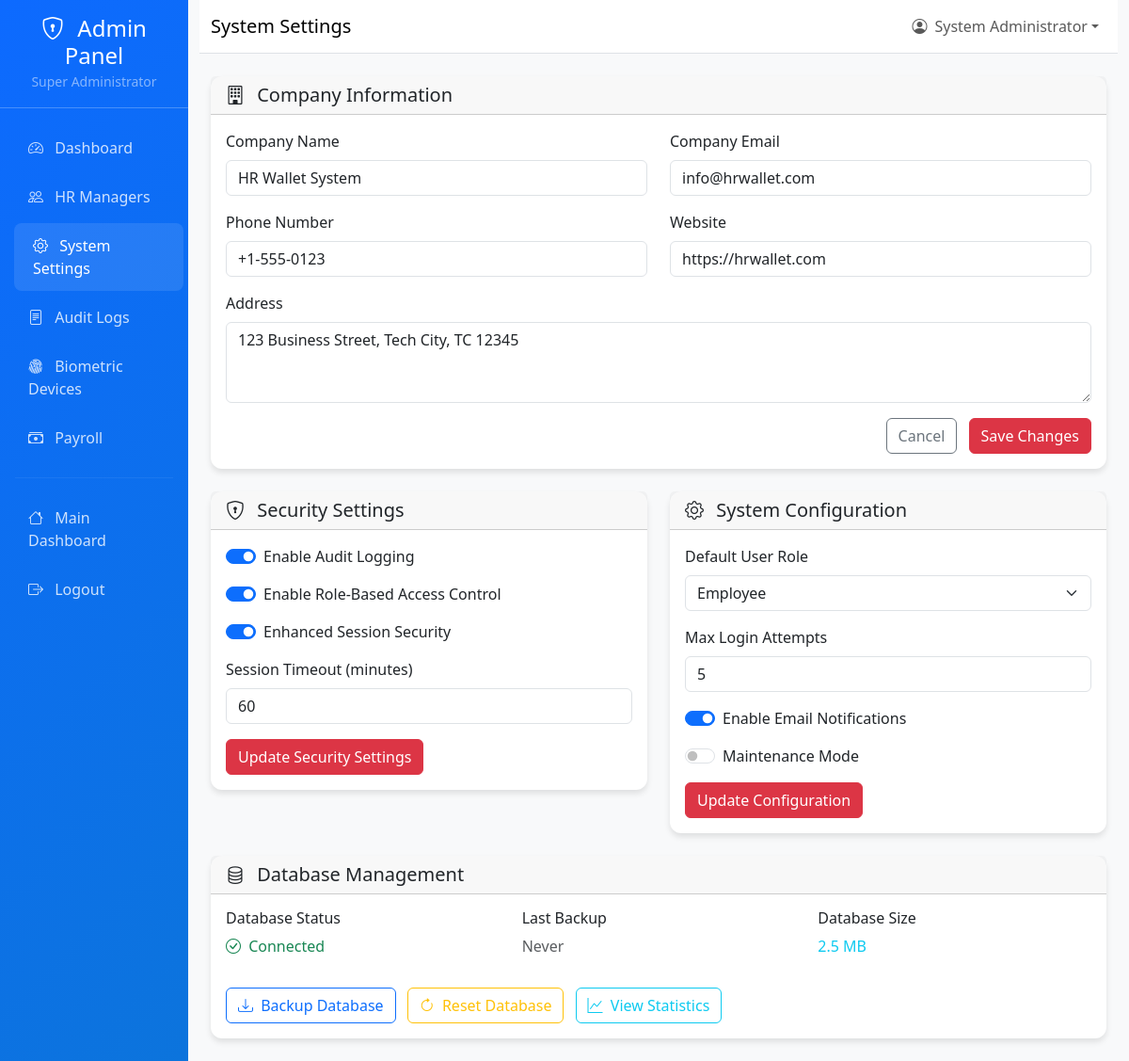
The app's page /admin-panel/settings/ (signed in), older data.
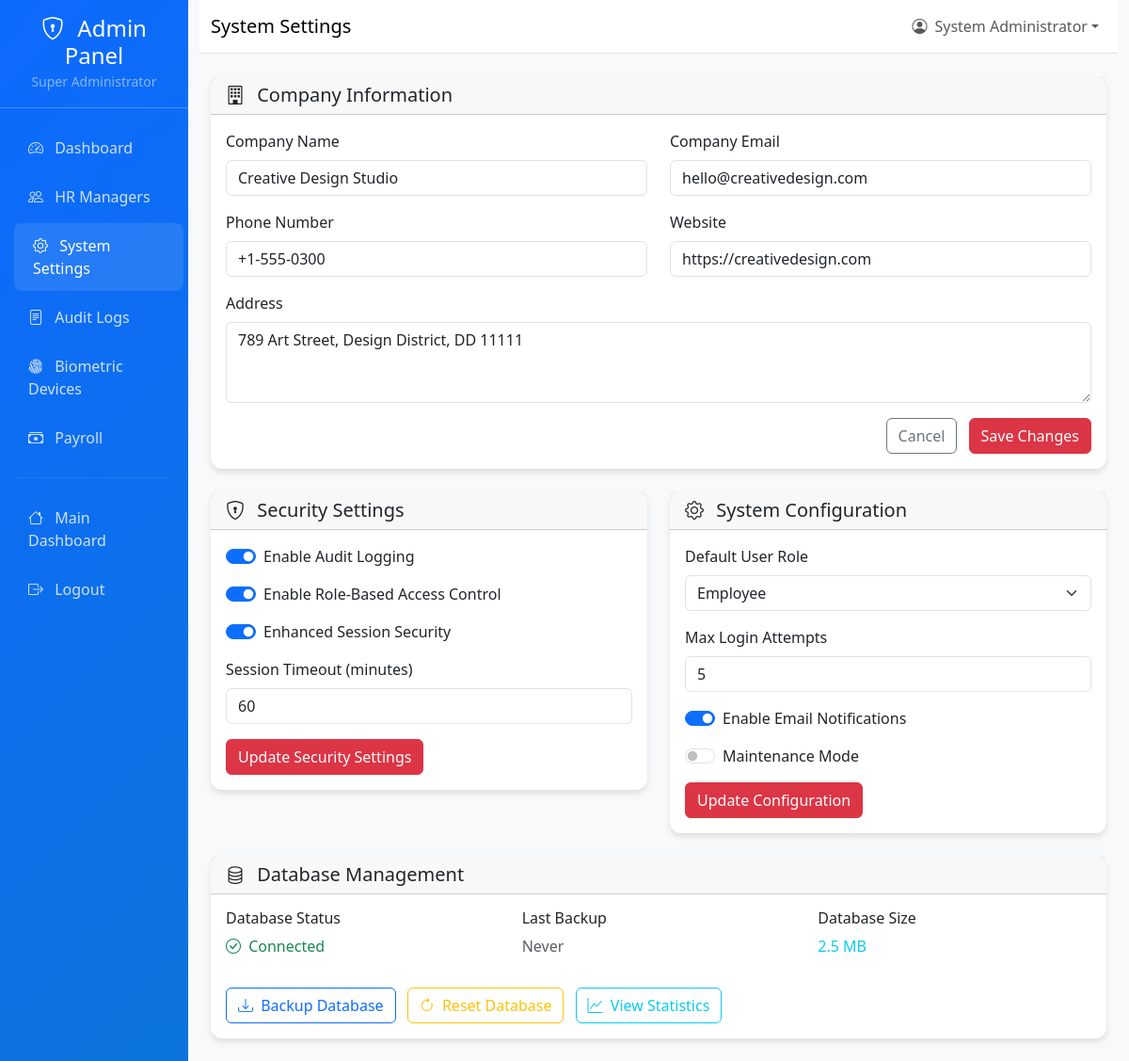
The same page, newer data.
### core_hr/models.py (models this page shows, shortened)
class Company(models.Model):
    name = models.CharField(max_length=200, unique=True)
    address = models.TextField()
    phone = models.CharField(max_length=20)
    email = models.EmailField()
    website = models.CharField(max_length=200, default='')
    logo = models.CharField(max_length=100, default='')
    created_at = models.DateTimeField(auto_now_add=True)
    updated_at = models.DateTimeField(auto_now=True)
    is_active = models.BooleanField(default=True)
    max_employees = models.PositiveIntegerField(default=100)
    slug = models.CharField(max_length=200, default='')
    subscription_plan = models.CharField(max_length=50, default='basic')
    class Meta:
        verbose_name_plural = 'Companies'
        ordering = ['name']

### admin_panel/views.py (the view)
# urls.py: path('settings/', views.system_settings, name='system_settings'),
@login_required
@require_role('super_admin')
def system_settings(request):
    try:
        company = Company.objects.first()
        return render(request, 'admin_panel/settings.html', {
            'company': company
        })
    except Exception as e:
        return render(request, 'admin_panel/settings.html', {
            'company': None,
            'error': 'Unable to load system settings.'
        })

### core_hr/context_processors.py (called while the page is built, shortened)
def company_context(request):
    company = None
    current_date = None
    try:
        company = Company.objects.first()
    except Exception as e:
        company = None
    try:
        if hasattr(request, 'user') and request.user.is_authenticated:
            current_date = getattr(request.user, 'date_joined', None)
    except Exception:
        current_date = None
    return {
        'company': company,
        'current_date': current_date,
    }

### templates/admin_panel/settings.html (shortened to what the changed rows need)
{% extends 'admin_panel/base.html' %}
{% block content %}
<div class="row mb-4">
    <div class="col-12">
        <div class="card">
            <div class="card-body">
                <form>
                    <div class="row mb-3">
                        <div class="col-md-6">
                            <label for="companyName" class="form-label">Company Name</label>
                            <input type="text" class="form-control" id="companyName" value="{% if company %}{{ company.name }}{% else %}HR Wallet Demo Company{% endif %}">
                        </div>
                        <div class="col-md-6">
                            <label for="companyEmail" class="form-label">Company Email</label>
                            <input type="email" class="form-control" id="companyEmail" value="{% if company %}{{ company.email }}{% else %}info@hrwallet.com{% endif %}">
                        </div>
                    </div>
                    <div class="row mb-3">
                        <div class="col-md-6">
                            <label for="companyPhone" class="form-label">Phone Number</label>
                            <input type="tel" class="form-control" id="companyPhone" value="{% if company %}{{ company.phone }}{% else %}+1-555-0123{% endif %}">
                        </div>
                        <div class="col-md-6">
                            <label for="companyWebsite" class="form-label">Website</label>
                            <input type="url" class="form-control" id="companyWebsite" value="{% if company %}{{ company.website }}{% else %}https://hrwallet.com{% endif %}">
                        </div>
                    </div>
                    <div class="mb-3">
                        <label for="companyAddress" class="form-label">Address</label>
                        <textarea class="form-control" id="companyAddress" rows="3">{% if company %}{{ company.address }}{% else %}123 Business Street, City, State 12345{% endif %}</textarea>
                    </div>
                </form>
            </div>
        </div>
    </div>
</div>
{% endblock %}

Row changes from the older to the newer data that the page shows:
no longer on this page (row unchanged): Company: name "HR Wallet System", email "info@hrwallet.com", phone "+1-555-0123", website "https://hrwallet.com", address "123 Business Street, Tech City, TC 12345"
added Company: name "Creative Design Studio", email "hello@creativedesign.com", phone "+1-555-0300", website "https://creativedesign.com", address "789 Art Street, Design District, DD 11111"
